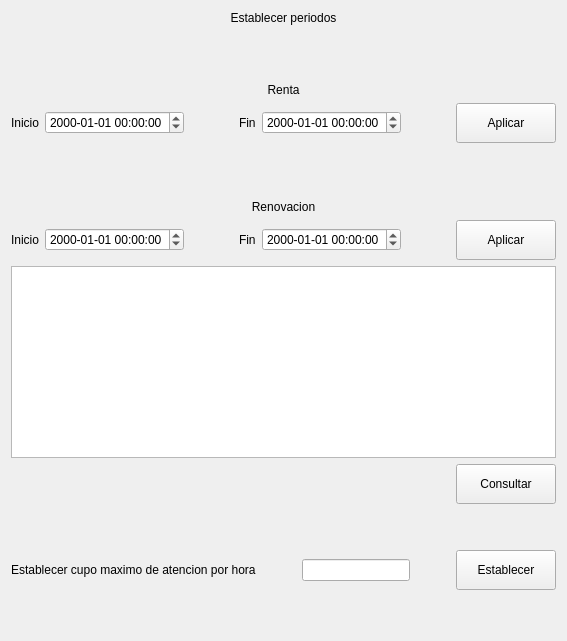
               <widget class="QWidget" name="Pg_Horas">
                <layout class="QVBoxLayout" name="verticalLayout_7">
                 <item>
                  <widget class="QLabel" name="label_4">
                   <property name="text">
                    <string>Establecer periodos</string>
                   </property>
                   <property name="alignment">
                    <set>Qt::AlignCenter</set>
                   </property>
                  </widget>
                 </item>
                 <item>
                  <spacer name="verticalSpacer_11">
                   <property name="orientation">
                    <enum>Qt::Vertical</enum>
                   </property>
                   <property name="sizeHint" stdset="0">
                    <size>
                     <width>20</width>
                     <height>52</height>
                    </size>
                   </property>
                  </spacer>
                 </item>
                 <item>
                  <widget class="QLabel" name="label_5">
                   <property name="text">
                    <string>Renta</string>
                   </property>
                   <property name="alignment">
                    <set>Qt::AlignCenter</set>
                   </property>
                  </widget>
                 </item>
                 <item>
                  <layout class="QHBoxLayout" name="horizontalLayout_7">
                   <item>
                    <widget class="QLabel" name="label_20">
                     <property name="text">
                      <string>Inicio</string>
                     </property>
                    </widget>
                   </item>
                   <item>
                    <widget class="QDateTimeEdit" name="DTE_IR">
                     <property name="displayFormat">
                      <string>yyyy-MM-dd HH:mm:ss</string>
                     </property>
                    </widget>
                   </item>
                   <item>
                    <spacer name="horizontalSpacer_15">
                     <property name="orientation">
                      <enum>Qt::Horizontal</enum>
                     </property>
                     <property name="sizeHint" stdset="0">
                      <size>
                       <width>40</width>
                       <height>20</height>
                      </size>
                     </property>
                    </spacer>
                   </item>
                   <item>
                    <widget class="QLabel" name="label_15">
                     <property name="text">
                      <string>Fin</string>
                     </property>
                    </widget>
                   </item>
                   <item>
                    <widget class="QDateTimeEdit" name="DTE_FR">
                     <property name="displayFormat">
                      <string>yyyy-MM-dd HH:mm:ss</string>
                     </property>
                    </widget>
                   </item>
                   <item>
                    <spacer name="horizontalSpacer_18">
                     <property name="orientation">
                      <enum>Qt::Horizontal</enum>
                     </property>
                     <property name="sizeHint" stdset="0">
                      <size>
                       <width>40</width>
                       <height>20</height>
                      </size>
                     </property>
                    </spacer>
                   </item>
                   <item>
                    <widget class="QPushButton" name="Btn_AR">
                     <property name="minimumSize">
                      <size>
                       <width>100</width>
                       <height>40</height>
                      </size>
                     </property>
                     <property name="text">
                      <string>Aplicar</string>
                     </property>
                    </widget>
                   </item>
                  </layout>
                 </item>
                 <item>
                  <spacer name="verticalSpacer_12">
                   <property name="orientation">
                    <enum>Qt::Vertical</enum>
                   </property>
                   <property name="sizeHint" stdset="0">
                    <size>
                     <width>20</width>
                     <height>51</height>
                    </size>
                   </property>
                  </spacer>
                 </item>
                 <item>
                  <widget class="QLabel" name="label_21">
                   <property name="text">
                    <string>Renovacion</string>
                   </property>
                   <property name="alignment">
                    <set>Qt::AlignCenter</set>
                   </property>
                  </widget>
                 </item>
                 <item>
                  <layout class="QHBoxLayout" name="horizontalLayout_20">
                   <item>
                    <widget class="QLabel" name="label_22">
                     <property name="text">
                      <string>Inicio</string>
                     </property>
                    </widget>
                   </item>
                   <item>
                    <widget class="QDateTimeEdit" name="DTE_IPR">
                     <property name="displayFormat">
                      <string>yyyy-MM-dd HH:mm:ss</string>
                     </property>
                    </widget>
                   </item>
                   <item>
                    <spacer name="horizontalSpacer_23">
                     <property name="orientation">
                      <enum>Qt::Horizontal</enum>
                     </property>
                     <property name="sizeHint" stdset="0">
                      <size>
                       <width>40</width>
                       <height>20</height>
                      </size>
                     </property>
                    </spacer>
                   </item>
                   <item>
                    <widget class="QLabel" name="label_23">
                     <property name="text">
                      <string>Fin</string>
                     </property>
                    </widget>
                   </item>
                   <item>
                    <widget class="QDateTimeEdit" name="DTE_FPR">
                     <property name="displayFormat">
                      <string>yyyy-MM-dd HH:mm:ss</string>
                     </property>
                    </widget>
                   </item>
                   <item>
                    <spacer name="horizontalSpacer_17">
                     <property name="orientation">
                      <enum>Qt::Horizontal</enum>
                     </property>
                     <property name="sizeHint" stdset="0">
                      <size>
                       <width>40</width>
                       <height>20</height>
                      </size>
                     </property>
                    </spacer>
                   </item>
                   <item>
                    <widget class="QPushButton" name="Btn_APR">
                     <property name="minimumSize">
                      <size>
                       <width>100</width>
                       <height>40</height>
                      </size>
                     </property>
                     <property name="text">
                      <string>Aplicar</string>
                     </property>
                    </widget>
                   </item>
                  </layout>
                 </item>
                 <item>
                  <widget class="QTableWidget" name="Tw_Periodos"/>
                 </item>
                 <item>
                  <layout class="QHBoxLayout" name="horizontalLayout_8">
                   <item>
                    <spacer name="horizontalSpacer_24">
                     <property name="orientation">
                      <enum>Qt::Horizontal</enum>
                     </property>
                     <property name="sizeHint" stdset="0">
                      <size>
                       <width>40</width>
                       <height>20</height>
                      </size>
                     </property>
                    </spacer>
                   </item>
                   <item>
                    <widget class="QPushButton" name="Btn_RP">
                     <property name="minimumSize">
                      <size>
                       <width>100</width>
                       <height>40</height>
                      </size>
                     </property>
                     <property name="text">
                      <string>Consultar</string>
                     </property>
                    </widget>
                   </item>
                  </layout>
                 </item>
                 <item>
                  <spacer name="verticalSpacer_10">
                   <property name="orientation">
                    <enum>Qt::Vertical</enum>
                   </property>
                   <property name="sizeHint" stdset="0">
                    <size>
                     <width>20</width>
                     <height>40</height>
                    </size>
                   </property>
                  </spacer>
                 </item>
                 <item>
                  <layout class="QHBoxLayout" name="horizontalLayout_9">
                   <item>
                    <widget class="QLabel" name="label_6">
                     <property name="text">
                      <string>Establecer cupo maximo de atencion por hora</string>
                     </property>
                    </widget>
                   </item>
                   <item>
                    <spacer name="horizontalSpacer_16">
                     <property name="orientation">
                      <enum>Qt::Horizontal</enum>
                     </property>
                     <property name="sizeHint" stdset="0">
                      <size>
                       <width>40</width>
                       <height>20</height>
                      </size>
                     </property>
                    </spacer>
                   </item>
                   <item>
                    <widget class="QLineEdit" name="LE_EC"/>
                   </item>
                   <item>
                    <spacer name="horizontalSpacer_21">
                     <property name="orientation">
                      <enum>Qt::Horizontal</enum>
                     </property>
                     <property name="sizeHint" stdset="0">
                      <size>
                       <width>40</width>
                       <height>20</height>
                      </size>
                     </property>
                    </spacer>
                   </item>
                   <item>
                    <widget class="QPushButton" name="Btn_RHD">
                     <property name="minimumSize">
                      <size>
                       <width>100</width>
                       <height>40</height>
                      </size>
                     </property>
                     <property name="text">
                      <string>Establecer</string>
                     </property>
                    </widget>
                   </item>
                  </layout>
                 </item>
                 <item>
                  <spacer name="verticalSpacer_13">
                   <property name="orientation">
                    <enum>Qt::Vertical</enum>
                   </property>
                   <property name="sizeHint" stdset="0">
                    <size>
                     <width>20</width>
                     <height>40</height>
                    </size>
                   </property>
                  </spacer>
                 </item>
                </layout>
               </widget>
